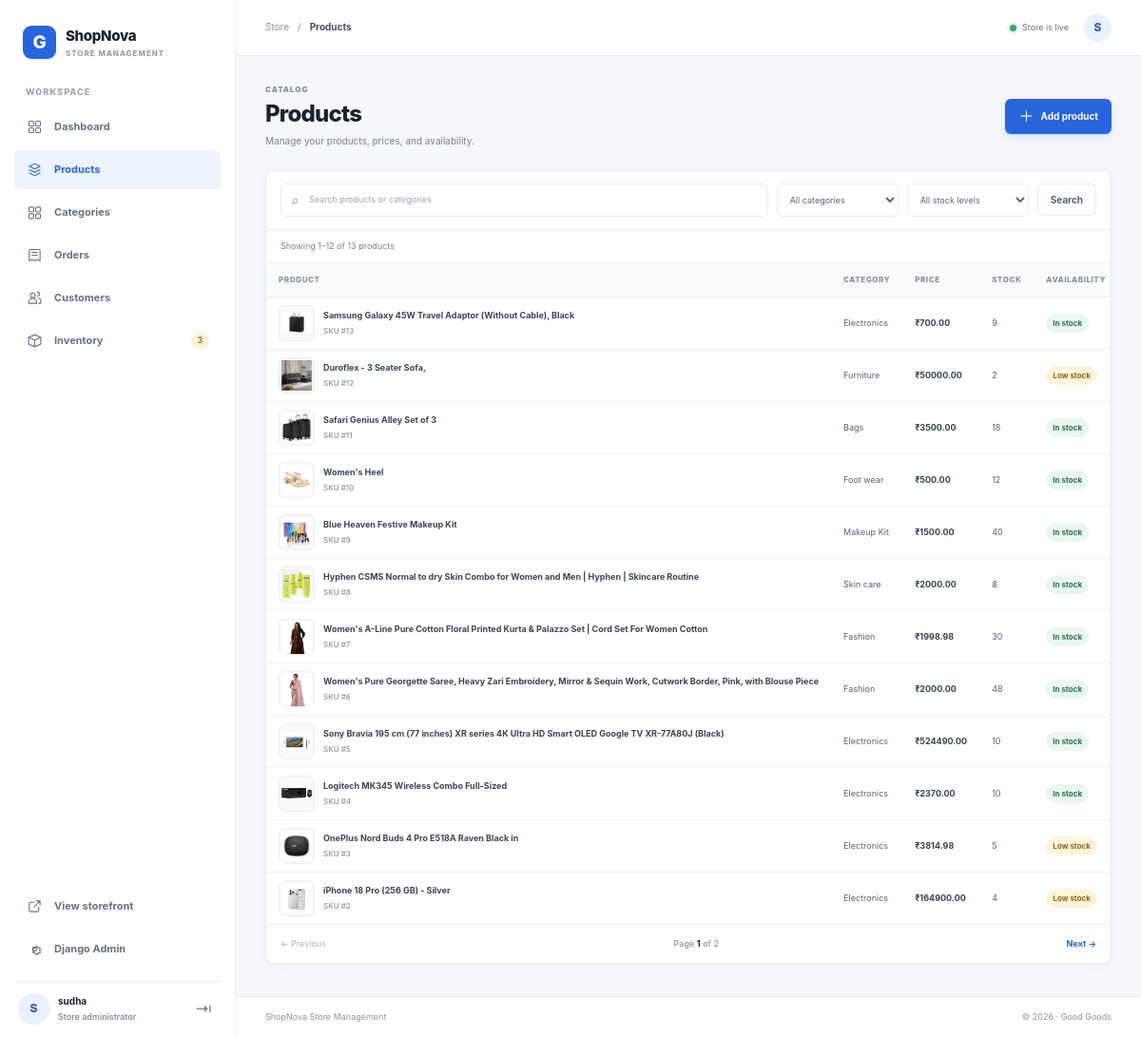
Screenshot of /gcommerce/products/ (signed in) with the database file from the repository.
### shop/models.py (models this page shows, shortened)
class Product(models.Model):
    name = models.CharField(max_length=200)
    description = models.TextField(blank=True)
    price = models.DecimalField(
        max_digits=10,
        decimal_places=2,
        validators=[MinValueValidator(0)],
    )
    stock = models.PositiveIntegerField(default=0)
    image = models.ImageField(upload_to="products/", blank=True)
    category = models.ForeignKey(
        Category,
        related_name="products",
        on_delete=models.PROTECT,
    )
    created_at = models.DateTimeField(auto_now_add=True)
    updated_at = models.DateTimeField(auto_now=True)
    class Meta:
        ordering = ["-created_at", "name"]
        constraints = [
            models.CheckConstraint(condition=models.Q(stock__gte=0), name="product_stock_nonnegative"),
            models.CheckConstraint(condition=models.Q(price__gte=0), name="product_price_nonnegative"),
        ]

class Category(models.Model):
    name = models.CharField(max_length=100, unique=True)
    class Meta:
        ordering = ["name"]
        verbose_name_plural = "categories"

### shop/dashboard_views.py (the view)
# urls.py: path("products/", dashboard_views.product_list, name="products"),
@staff_member_required
def product_list(request):
    products = Product.objects.select_related("category").all()
    query = request.GET.get("q", "").strip()
    category_id = request.GET.get("category", "")
    stock_filter = request.GET.get("stock", "")
    if query:
        products = products.filter(Q(name__icontains=query) | Q(category__name__icontains=query))
    if category_id.isdigit():
        products = products.filter(category_id=int(category_id))
    if stock_filter == "low":
        products = products.filter(stock__gt=0, stock__lte=LOW_STOCK_THRESHOLD)
    elif stock_filter == "out":
        products = products.filter(stock=0)
    elif stock_filter == "available":
        products = products.filter(stock__gt=LOW_STOCK_THRESHOLD)
    context = _management_context(
        request,
        "products",
        "Products",
        page_obj=_paginate(request, products),
        categories=Category.objects.all(),
        query=query,
        selected_category=category_id,
        selected_stock=stock_filter,
        low_stock_threshold=LOW_STOCK_THRESHOLD,
    )
    return render(request, "dashboard/products.html", context)

### shop/context_processors.py (called while the page is built)
def cart_summary(request):
    cart = request.session.get("cart", {})
    count = 0
    if isinstance(cart, dict):
        for quantity in cart.values():
            try:
                count += max(0, int(quantity))
            except (TypeError, ValueError):
                continue
    return {"cart_item_count": count}

### shop/dashboard_views.py (called while the page is built)
def _paginate(request, queryset):
    paginator = Paginator(queryset, PAGE_SIZE)
    return paginator.get_page(request.GET.get("page"))

def _management_context(request, active, page_title, **kwargs):
    return {
        "active_nav": active,
        "page_title": page_title,
        "low_stock_nav_count": Product.objects.filter(stock__lte=LOW_STOCK_THRESHOLD).count(),
        **kwargs,
    }

### templates/dashboard/products.html (shortened to what this page needs)
{% extends "dashboard/base.html" %}
{% block dashboard_content %}
<section class="page-heading">
  <div><span class="page-kicker">CATALOG</span><h1>Products</h1><p>Manage your products, prices, and availability.</p></div>
  <a class="button button-primary" href="{% url 'dashboard:product_add' %}"><span>＋</span> Add product</a>
</section>
<section class="panel">
  <form class="table-toolbar" method="get">
    <label class="dashboard-search"><span class="sr-only">Search products</span><span aria-hidden="true">⌕</span><input type="search" name="q" value="{{ query }}" placeholder="Search products or categories"></label>
    <label class="filter-select"><select name="category" onchange="this.form.submit()"><option value="">All categories</option></select></label>
    <label class="filter-select"><select name="stock" onchange="this.form.submit()"><option value="">All stock levels</option></select></label>
    <button class="button button-secondary button-compact" type="submit">Search</button>
  </form>
  <div class="table-caption">Showing {{ page_obj.start_index }}–{{ page_obj.end_index }} of {{ page_obj.paginator.count }} product{{ page_obj.paginator.count|pluralize }}</div>
  <div class="table-scroll"><table class="data-table product-table">
    <thead><tr><th>Product</th><th>Category</th><th>Price</th><th>Stock</th><th>Availability</th><th class="actions-heading">Actions</th></tr></thead>
    <tbody>{% for product in page_obj %}
      <tr>
        <td><div class="product-cell"><span class="mini-product-image">{% if product.image %}<img src="{{ product.image.url }}" alt="">{% else %}<span>▣</span>{% endif %}</span><span class="product-cell-name">{{ product.name }}<small>SKU #{{ product.pk }}</small></span></div></td>
        <td>{{ product.category.name }}</td><td class="table-amount">₹{{ product.price|floatformat:2 }}</td><td>{{ product.stock }}</td>
        <td>{% if product.stock == 0 %}<span class="stock-badge stock-badge-out">Out of stock</span>{% elif product.stock <= low_stock_threshold %}<span class="stock-badge stock-badge-low">Low stock</span>{% else %}<span class="stock-badge stock-badge-ok">In stock</span>{% endif %}</td>
      </tr>
    {% empty %}<tr><td colspan="6"><div class="table-empty">No products match your search. Try another filter or add a product.</div></td></tr>{% endfor %}</tbody>
  </table></div>
  {% include "dashboard/_pagination.html" %}
</section>
{% endblock %}

### templates/dashboard/base.html (shortened to what this page needs)
{% load static %}
<!doctype html>
<html lang="en">
<head>
  <link rel="stylesheet" href="{% static 'css/dashboard.css' %}">
</head>
<body class="dashboard-body">
  <div class="dashboard-shell">
    <aside class="sidebar" id="dashboard-sidebar">
      <a class="dashboard-brand" href="{% url 'dashboard:home' %}"><span class="dashboard-brand-icon">G</span><span>ShopNova<small>STORE MANAGEMENT</small></span></a>
      <div class="sidebar-label">WORKSPACE</div>
      <nav class="sidebar-nav" aria-label="Dashboard">
        <a class="sidebar-link {% if active_nav == 'dashboard' %}is-active{% endif %}" href="{% url 'dashboard:home' %}"><span class="nav-icon"><svg viewBox="0 0 24 24"><rect x="3.5" y="3.5" width="7" height="7" rx="1.5"></rect><rect x="13.5" y="3.5" width="7" height="7" rx="1.5"></rect><rect x="3.5" y="13.5" width="7" height="7" rx="1.5"></rect><rect x="13.5" y="13.5" width="7" height="7" rx="1.5"></rect></svg></span>Dashboard</a>
        <a class="sidebar-link {% if active_nav == 'products' %}is-active{% endif %}" href="{% url 'dashboard:products' %}"><span class="nav-icon"><svg viewBox="0 0 24 24"><path d="m4 7 8-4 8 4-8 4-8-4Z"></path><path d="m4 12 8 4 8-4"></path><path d="m4 17 8 4 8-4"></path></svg></span>Products</a>
        <a class="sidebar-link {% if active_nav == 'categories' %}is-active{% endif %}" href="{% url 'dashboard:categories' %}"><span class="nav-icon"><svg viewBox="0 0 24 24"><rect x="3.5" y="4" width="7" height="7" rx="1.5"></rect><rect x="13.5" y="4" width="7" height="7" rx="1.5"></rect><rect x="3.5" y="14" width="7" height="7" rx="1.5"></rect><rect x="13.5" y="14" width="7" height="7" rx="1.5"></rect></svg></span>Categories</a>
        <a class="sidebar-link {% if active_nav == 'orders' %}is-active{% endif %}" href="{% url 'dashboard:orders' %}"><span class="nav-icon"><svg viewBox="0 0 24 24"><path d="M6 3.5h12a2 2 0 0 1 2 2v15l-4-2-4 2-4-2-4 2v-15a2 2 0 0 1 2-2Z"></path><path d="M8 8h8M8 12h8"></path></svg></span>Orders</a>
        <a class="sidebar-link {% if active_nav == 'customers' %}is-active{% endif %}" href="{% url 'dashboard:customers' %}"><span class="nav-icon"><svg viewBox="0 0 24 24"><circle cx="9" cy="8" r="3.5"></circle><path d="M3 20v-1.5a6 6 0 0 1 12 0V20H3Zm13-11a3 3 0 1 0 0-6m2 9a5 5 0 0 1 3 4.5V20h-3"></path></svg></span>Customers</a>
        <a class="sidebar-link {% if active_nav == 'inventory' %}is-active{% endif %}" href="{% url 'dashboard:inventory' %}"><span class="nav-icon"><svg viewBox="0 0 24 24"><path d="m3 7 9-4 9 4-9 4-9-4Z"></path><path d="M3 7v10l9 4 9-4V7M12 11v10"></path></svg></span>Inventory <span class="sidebar-count">{{ low_stock_nav_count|default:"" }}</span></a>
      </nav>
      <div class="sidebar-bottom">
        <a class="sidebar-link" href="{% url 'home' %}"><span class="nav-icon"><svg viewBox="0 0 24 24"><path d="M14 4h6v6M20 4l-9 9"></path><path d="M18 13v5a2 2 0 0 1-2 2H6a2 2 0 0 1-2-2V8a2 2 0 0 1 2-2h5"></path></svg></span>View storefront</a>
        <a class="sidebar-link" href="{% url 'admin:index' %}"><span class="nav-icon"></span>Django Admin</a>
        <div class="sidebar-account">
          <span class="account-avatar">{{ request.user.username|first|upper }}</span>
          <span class="account-name">{{ request.user.get_full_name|default:request.user.username }}<small>Store administrator</small></span>
          <form method="post" action="{% url 'logout' %}">{% csrf_token %}<button class="icon-logout" type="submit" aria-label="Log out">⇥</button></form>
        </div>
      </div>
    </aside>
    <div class="dashboard-main">
      <header class="dashboard-topbar">
        <div class="topbar-breadcrumb"><span>Store</span><span>/</span><strong>{{ page_title }}</strong></div>
        <div class="topbar-right"><span class="store-status"><i></i> Store is live</span><span class="topbar-avatar">{{ request.user.username|first|upper }}</span></div>
      </header>
      <main class="dashboard-content">
        {% block dashboard_content %}{% endblock %}
      </main>
      <footer class="dashboard-footer"><span>ShopNova Store Management</span><span>© {% now "Y" %} · Good Goods</span></footer>
    </div>
  </div>
</body>
</html>

### rows the page displays
Product: image (picture), name "Samsung Galaxy 45W Travel Adaptor (Without Cable), Black", pk "13", category.name "Electronics", price "700.00", stock "9", shows "In stock"
Product: image (picture), name "Duroflex - 3 Seater Sofa,", pk "12", category.name "Furniture", price "50000.00", stock "2", shows "Low stock"
Product: image (picture), name "Safari Genius Alley Set of 3", pk "11", category.name "Bags", price "3500.00", stock "18", shows "In stock"
Product: image (picture), name "Women's Heel", pk "10", category.name "Foot wear", price "500.00", stock "12", shows "In stock"
Product: image (picture), name "Blue Heaven Festive Makeup Kit", pk "9", category.name "Makeup Kit", price "1500.00", stock "40", shows "In stock"
Product: image (picture), name "Hyphen CSMS Normal to dry Skin Combo for Women and Men | Hyphen | Skincare Routine", pk "8", category.name "Skin care", price "2000.00", stock "8", shows "In stock"
Product: image (picture), name "Women's A-Line Pure Cotton Floral Printed Kurta & Palazzo Set | Cord Set For Women Cotton", pk "7", category.name "Fashion", price "1998.98", stock "30", shows "In stock"
Product: image (picture), name "Women's Pure Georgette Saree, Heavy Zari Embroidery, Mirror & Sequin Work, Cutwork Border, Pink, with Blouse Piece", pk "6", category.name "Fashion", price "2000.00", stock "48", shows "In stock"
Product: image (picture), name "Sony Bravia 195 cm (77 inches) XR series 4K Ultra HD Smart OLED Google TV XR-77A80J (Black)", pk "5", category.name "Electronics", price "524490.00", stock "10", shows "In stock"
Product: image (picture), name "Logitech MK345 Wireless Combo Full-Sized", pk "4", category.name "Electronics", price "2370.00", stock "10", shows "In stock"
Product: image (picture), name "OnePlus Nord Buds 4 Pro E518A Raven Black in", pk "3", category.name "Electronics", price "3814.98", stock "5", shows "Low stock"
Product: image (picture), name "iPhone 18 Pro (256 GB) - Silver", pk "2", category.name "Electronics", price "164900.00", stock "4", shows "Low stock"

### other values shown
{{ low_stock_nav_count|default:"" }} "3"
{{ request.user.username|first|upper }} "S"
{{ request.user.get_full_name|default:request.user.username }} "sudha"
{{ page_title }} "Products"
{{ page_obj.start_index }} "1"
{{ page_obj.end_index }} "12"
{{ page_obj.paginator.count }} "13"
{{ page_obj.number }} "1"
{{ page_obj.paginator.num_pages }} "2"
